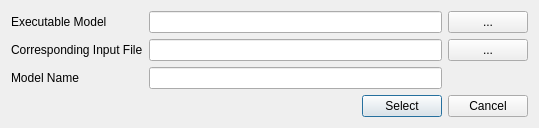
<?xml version="1.0" encoding="UTF-8"?>
<ui version="4.0">
 <class>WidgetLoadExeModel</class>
 <widget class="QDialog" name="WidgetLoadExeModel">
  <property name="geometry">
   <rect>
    <x>0</x>
    <y>0</y>
    <width>539</width>
    <height>127</height>
   </rect>
  </property>
  <property name="windowTitle">
   <string>Dialog</string>
  </property>
  <layout class="QGridLayout" name="gridLayout">
   <item row="0" column="0">
    <widget class="QLabel" name="label_2">
     <property name="text">
      <string>Executable Model</string>
     </property>
    </widget>
   </item>
   <item row="2" column="0">
    <widget class="QLabel" name="label">
     <property name="sizePolicy">
      <sizepolicy hsizetype="Preferred" vsizetype="Ignored">
       <horstretch>0</horstretch>
       <verstretch>0</verstretch>
      </sizepolicy>
     </property>
     <property name="text">
      <string>Corresponding Input File</string>
     </property>
    </widget>
   </item>
   <item row="3" column="0">
    <widget class="QLabel" name="label_3">
     <property name="text">
      <string>Model Name</string>
     </property>
    </widget>
   </item>
   <item row="5" column="0" colspan="3">
    <layout class="QHBoxLayout" name="horizontalLayout">
     <item>
      <spacer name="horizontalSpacer">
       <property name="orientation">
        <enum>Qt::Horizontal</enum>
       </property>
       <property name="sizeHint" stdset="0">
        <size>
         <width>40</width>
         <height>20</height>
        </size>
       </property>
      </spacer>
     </item>
     <item>
      <widget class="QPushButton" name="selectButton">
       <property name="text">
        <string>Select</string>
       </property>
      </widget>
     </item>
     <item>
      <widget class="QPushButton" name="cancelButton">
       <property name="text">
        <string>Cancel</string>
       </property>
      </widget>
     </item>
    </layout>
   </item>
   <item row="0" column="2">
    <widget class="QPushButton" name="pushOpenExe">
     <property name="text">
      <string>...</string>
     </property>
    </widget>
   </item>
   <item row="2" column="2">
    <widget class="QPushButton" name="pushOpenInput">
     <property name="text">
      <string>...</string>
     </property>
    </widget>
   </item>
   <item row="0" column="1">
    <widget class="QLineEdit" name="lineExe"/>
   </item>
   <item row="2" column="1">
    <widget class="QLineEdit" name="lineInput"/>
   </item>
   <item row="3" column="1">
    <widget class="QLineEdit" name="lineModelName"/>
   </item>
  </layout>
 </widget>
 <resources/>
 <connections/>
</ui>
